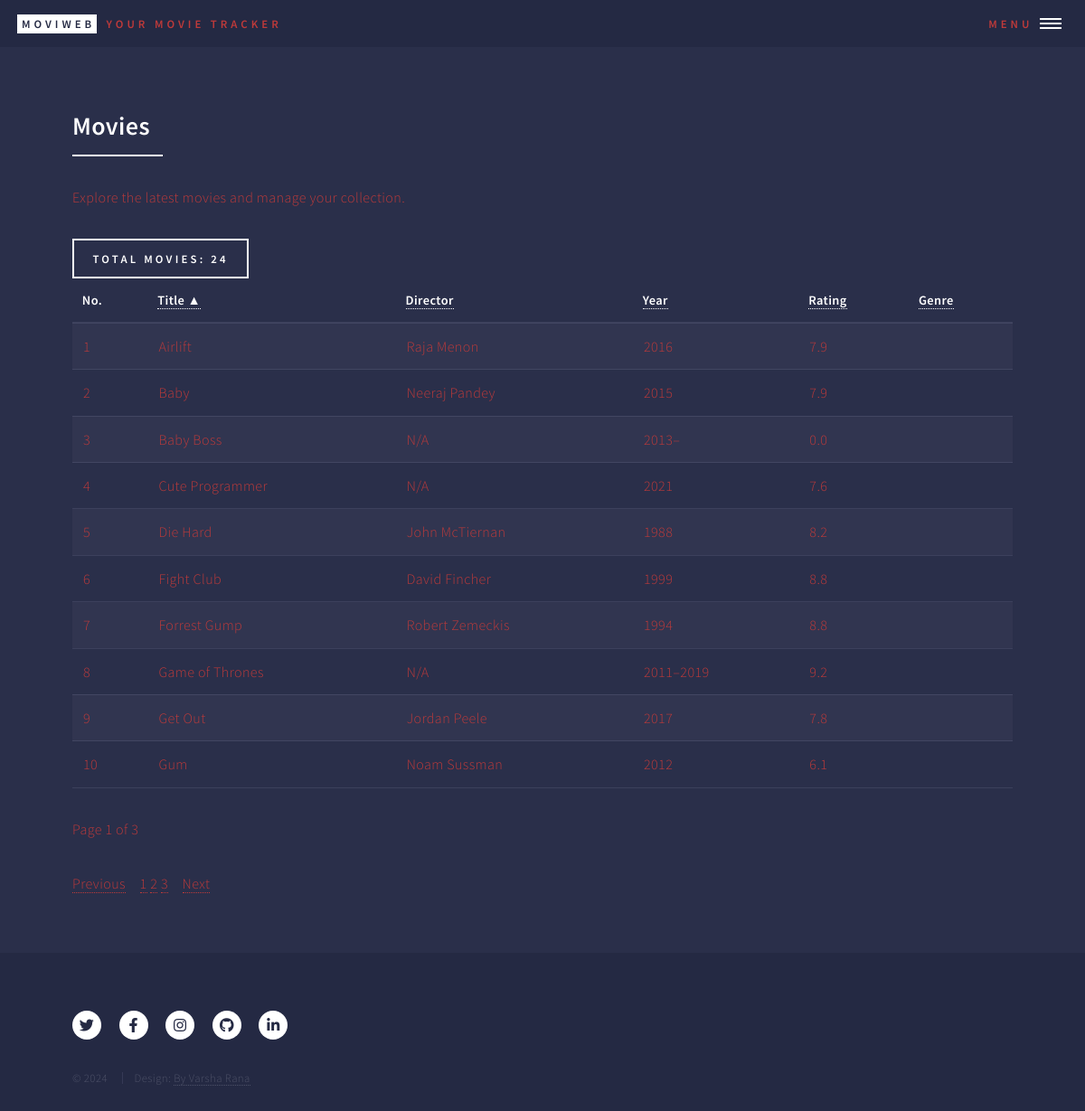
The app's page /movies_home with its own data.
### models.py (models this page shows)
class Movie(db.Model):
    __tablename__ = 'movie'
    id = db.Column(db.Integer, primary_key=True)
    title = db.Column(db.String(100), nullable=False)
    year = db.Column(db.Integer, nullable=False)
    rating = db.Column(db.Float, nullable=False)
    poster = db.Column(db.String(255))  # Optional field to store movie posters
    plot = db.Column(db.Text)  # Optional field to store the plot
    imdbID = db.Column(db.String(255), nullable=True)  # IMDb ID or link
    user_id = db.Column(db.Integer, db.ForeignKey('user.id'))
    admin_id = db.Column(db.Integer, db.ForeignKey('admin.id'))
    director_id = db.Column(db.Integer, db.ForeignKey('director.id'), nullable=False)  # Foreign key to Director
    genres = db.relationship('Genre', secondary=movie_genre, backref='movies')
    favorites = db.relationship('Favorite', back_populates='movie', lazy=True)  # Add this line

class Director(db.Model):
    __tablename__ = 'director'
    id = db.Column(db.Integer, primary_key=True)
    name = db.Column(db.String(100), nullable=False, unique=True)
    movies = db.relationship('Movie', backref='director', lazy=True)

### app.py (the view)
@app.route('/movies_home')
def movies_home():
    page = request.args.get('page', 1, type=int)
    per_page = 10  # Items per page
    sort_column = request.args.get('sort', 'title')  # Default sorting by title
    sort_order = request.args.get('order', 'asc')  # Default order ascending
    sort_options = {
        'title': Movie.title,
        'director': Director.name,
        'year': Movie.year,
        'rating': Movie.rating,
        'genre': Genre.name  # This will require proper joining with Genre
    }
    sort = sort_options.get(sort_column, Movie.title)
    if sort_order == 'desc':
        sort = sort.desc()
    else:
        sort = sort.asc()
    movies_query = Movie.query \
        .outerjoin(Movie.director) \
        .outerjoin(Movie.genres) \
        .order_by(sort) \
        .paginate(page=page, per_page=per_page)
    num_movies = movies_query.total
    return render_template('movies_home.html',
                           num_movies=num_movies,
                           movies=movies_query,
                           sort_column=sort_column,
                           sort_order=sort_order)

### templates/movies_home.html (shortened to what this page needs)
<!DOCTYPE HTML>
<html>
<head>
    <link rel="stylesheet" href="../static/css/main.css"/>
</head>
<body class="is-preload">
<div id="wrapper">
    <header id="header" class="alt">
        <a href="index.html" class="logo"><strong>MoviWeb</strong> <span>Your Movie Tracker</span></a>
        <nav>
            <a href="#menu">Menu</a>
        </nav>
    </header>
    <div id="main">
        <section id="movies">
            <div class="inner">
                <header class="major">
                    <h2>Movies</h2>
                </header>
                <p>Explore the latest movies and manage your collection.</p>
                <label class="button">Total Movies: {{ num_movies }}</label>
                {% include 'partials/movie_web_app_collection.html'%}
            </div>
        </section>
    </div>
    <footer id="footer">
        {% include 'partials/movie_web_app_footer.html' %}
    </footer>
</div>
</body>
</html>

### templates/partials/movie_web_app_collection.html (shortened to what this page needs)
<div id="movie-web-app-table-container">
    <table id="movie-web-app-table">
        <thead>
        <tr>
            <th>No.</th>
            <th>
                <a href="{{ url_for('movies_home', page=movies.page, sort='title', order='asc' if sort_column != 'title' or sort_order == 'desc' else 'desc') }}">
                    Title
                    {% if sort_column == 'title' %}
                    {% if sort_order == 'asc' %} ▲ {% else %} ▼ {% endif %}
                    {% endif %}
                </a>
            </th>
            <th>
                <a href="{{ url_for('movies_home', page=movies.page, sort='director', order='asc' if sort_column != 'director' or sort_order == 'desc' else 'desc') }}">
                    Director
                </a>
            </th>
            <th>
                <a href="{{ url_for('movies_home', page=movies.page, sort='year', order='asc' if sort_column != 'year' or sort_order == 'desc' else 'desc') }}">
                    Year
                </a>
            </th>
            <th>
                <a href="{{ url_for('movies_home', page=movies.page, sort='rating', order='asc' if sort_column != 'rating' or sort_order == 'desc' else 'desc') }}">
                    Rating
                </a>
            </th>
            <th>
                <a href="{{ url_for('movies_home', page=movies.page, sort='genre', order='asc' if sort_column != 'genre' or sort_order == 'desc' else 'desc') }}">
                    Genre
                </a>
            </th>
        </tr>
        </thead>
        <tbody>
        {% set start_no = (movies.page - 1) * movies.per_page + 1 %}
        {% for movie in movies.items %}
        <tr>
            <td>{{ start_no + loop.index0 }}</td>
            <td>{{ movie.title }}</td>
            <td>{{ movie.director.name }}</td>
            <td>{{ movie.year }}</td>
            <td>{{ movie.rating }}</td>
            <td>
            </td>
        </tr>
        {% endfor %}
        </tbody>
    </table>
    <p>Page {{ movies.page }} of {{ movies.pages }}</p>
</div>
<div id="pagination-container-movies-web-app">
    <nav aria-label="Page navigation">
        <ul class="pagination">
            {% if movies.has_prev %}
            <li class="page-item">
                <a class="page-link" href="{{ url_for('movies_home', page=movies.prev_num) }}">Previous</a>
            </li>
            {% else %}
            <li class="page-item disabled">
                <a class="page-link" href="#">Previous</a>
            </li>
            {% endif %}
            {% for page_num in movies.iter_pages() %}
            {% if page_num %}
            <li class="page-item {% if page_num == movies.page %}active{% endif %}">
                <a class="page-link" href="{{ url_for('movies_home', page=page_num) }}">{{ page_num }}</a>
            </li>
            {% else %}
            <li class="page-item disabled">
                <a class="page-link" href="#">...</a>
            </li>
            {% endif %}
            {% endfor %}
            {% if movies.has_next %}
            <li class="page-item">
                <a class="page-link" href="{{ url_for('movies_home', page=movies.next_num) }}">Next</a>
            </li>
            {% else %}
            <li class="page-item disabled">
                <a class="page-link" href="#">Next</a>
            </li>
            {% endif %}
        </ul>
    </nav>
</div>

### records on screen
Movie: start_no+loop.index0 "1", title "Airlift", director.name "Raja Menon", year "2016", rating "7.9"
Movie: index0 "2", title "Baby", director.name "Neeraj Pandey", year "2015", rating "7.9"
Movie: index0 "3", title "Baby Boss", director.name "N/A", year "2013–", rating "0.0"
Movie: index0 "4", title "Cute Programmer", director.name "N/A", year "2021", rating "7.6"
Movie: index0 "5", title "Die Hard", director.name "John McTiernan", year "1988", rating "8.2"
Movie: index0 "6", title "Fight Club", director.name "David Fincher", year "1999", rating "8.8"
Movie: index0 "7", title "Forrest Gump", director.name "Robert Zemeckis", year "1994", rating "8.8"
Movie: index0 "8", title "Game of Thrones", director.name "N/A", year "2011–2019", rating "9.2"
Movie: index0 "9", title "Get Out", director.name "Jordan Peele", year "2017", rating "7.8"
Movie: index0 "10", title "Gum", director.name "Noam Sussman", year "2012", rating "6.1"

### other values on screen
{{ num_movies }} "24"
{{ movies.page }} "1"
{{ movies.pages }} "3"
{{ page_num }} "1" "2" "3"
